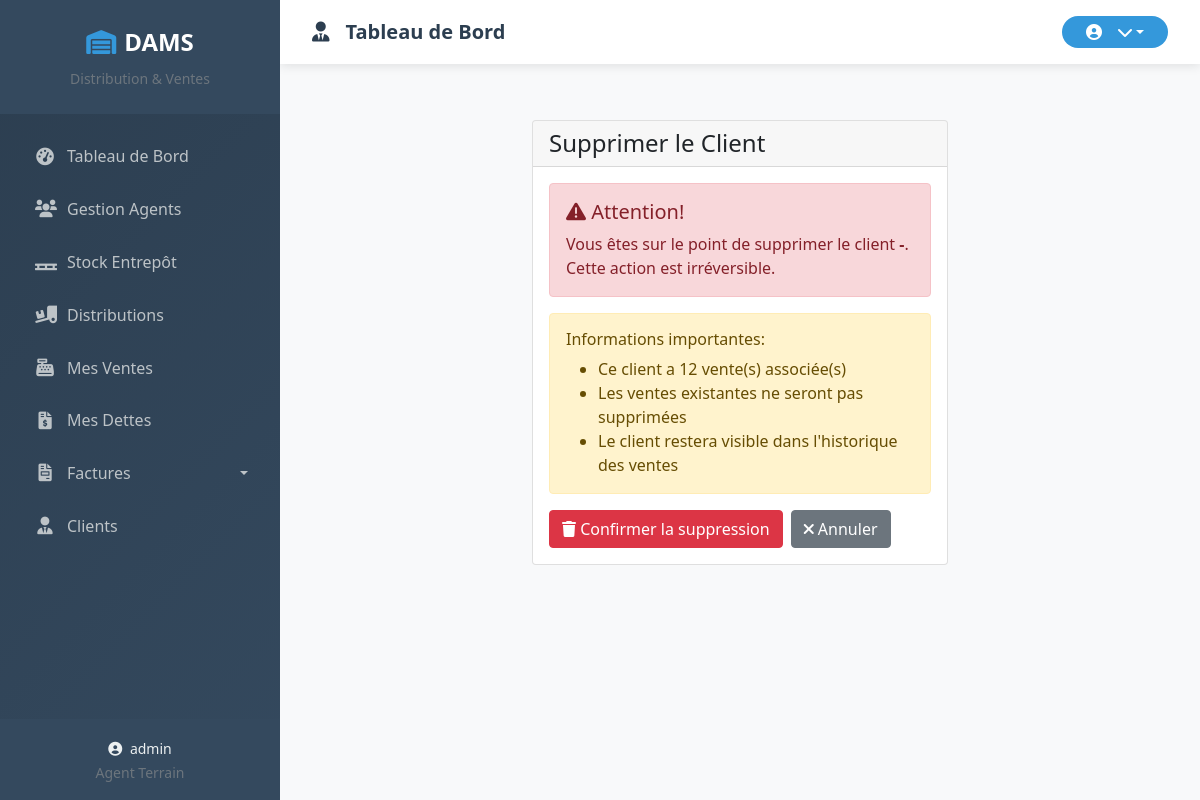
Before: /clients/1/supprimer/ (signed in) with the older database file.
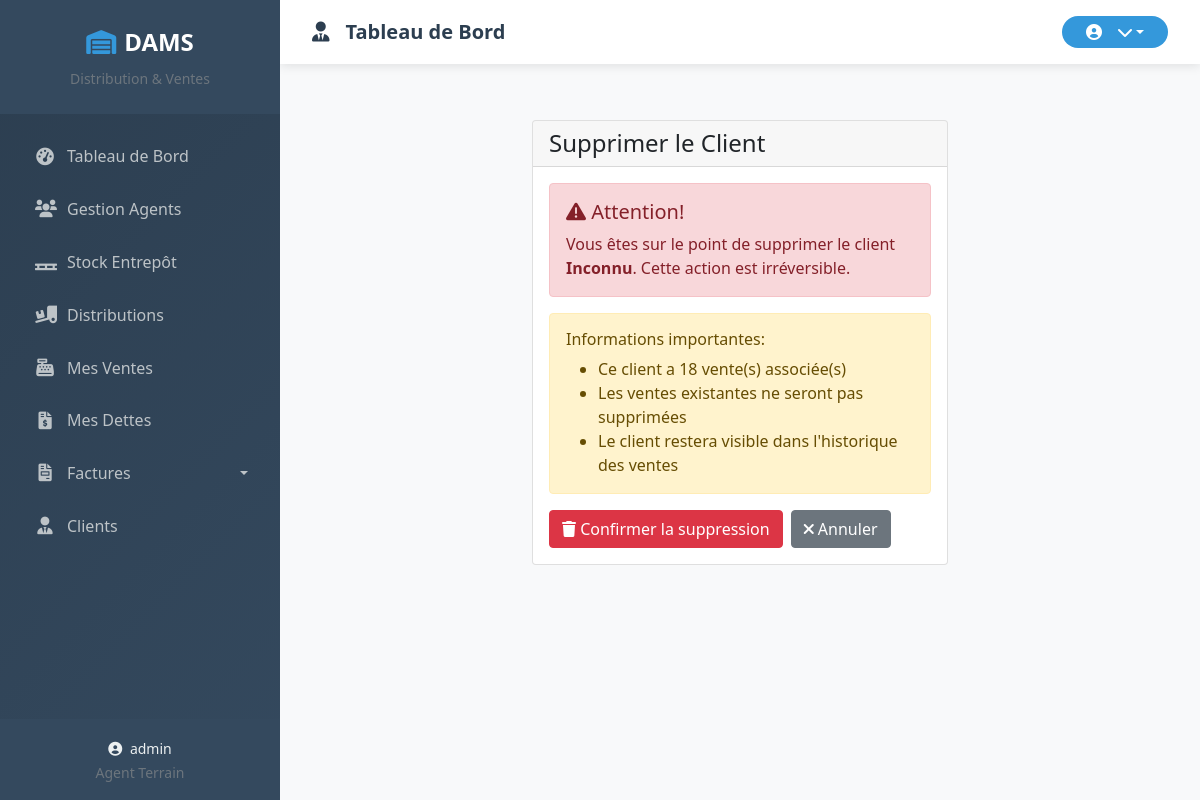
After: the same page with the newer database file.
### core/models.py (models this page shows, shortened)
class Client(models.Model):
    TYPE_CLIENT_CHOICES = (
        ('grossiste', 'Grossiste'),
        ('detail', 'Détaillant'),
        ('particulier', 'Particulier'),
    )
    nom = models.CharField(max_length=100)
    contact = models.CharField(max_length=100, blank=True, null=True)
    type_client = models.CharField(max_length=50, choices=TYPE_CLIENT_CHOICES)
    date_creation = models.DateTimeField(default=timezone.now)  # Ajout de ce champ
    class Meta:
        ordering = ['nom']

### core/views.py (the view, shortened to what this page needs)
# urls.py: path('clients/<int:pk>/supprimer/', views.ClientDeleteView.as_view(), name='supprimer_client'),
class ClientDeleteView(LoginRequiredMixin, DeleteView):
    model = Client
    template_name = 'core/clients/supprimer_client.html'
    success_url = reverse_lazy('liste_clients')

### core/context_processors.py (called while the page is built, shortened)
def agent_context(request):
    context = {}
    return context

### core/templates/core/clients/supprimer_client.html (shortened to what this page needs)
{% extends 'base.html' %}
{% block content %}
<div class="container-fluid py-4">
    <div class="row justify-content-center">
        <div class="col-md-6">
            <div class="card">
                <div class="card-header">
                    <h4 class="mb-0">Supprimer le Client</h4>
                </div>
                <div class="card-body">
                    <div class="alert alert-danger">
                        <h5><i class="fas fa-exclamation-triangle"></i> Attention!</h5>
                        <p class="mb-0">
                            Vous êtes sur le point de supprimer le client <strong>{{ client.nom }}</strong>.
                            Cette action est irréversible.
                        </p>
                    </div>
                    {% if client.vente_set.exists %}
                    <div class="alert alert-warning">
                        <h6>Informations importantes:</h6>
                        <ul class="mb-0">
                            <li>Ce client a {{ client.vente_set.count }} vente(s) associée(s)</li>
                            <li>Les ventes existantes ne seront pas supprimées</li>
                            <li>Le client restera visible dans l'historique des ventes</li>
                        </ul>
                    </div>
                    {% endif %}
                    <form method="post">
                        <div class="d-flex gap-2">
                            <button type="submit" class="btn btn-danger">
                                <i class="fas fa-trash"></i> Confirmer la suppression
                            </button>
                            <a href="{% url 'detail_client' client.pk %}" class="btn btn-secondary">
                                <i class="fas fa-times"></i> Annuler
                            </a>
                        </div>
                    </form>
                </div>
            </div>
        </div>
    </div>
</div>
{% endblock %}

Changed rows visible on the page:
changed Client: nom "-" → "Inconnu"; vente_set.count "12" → "18"
